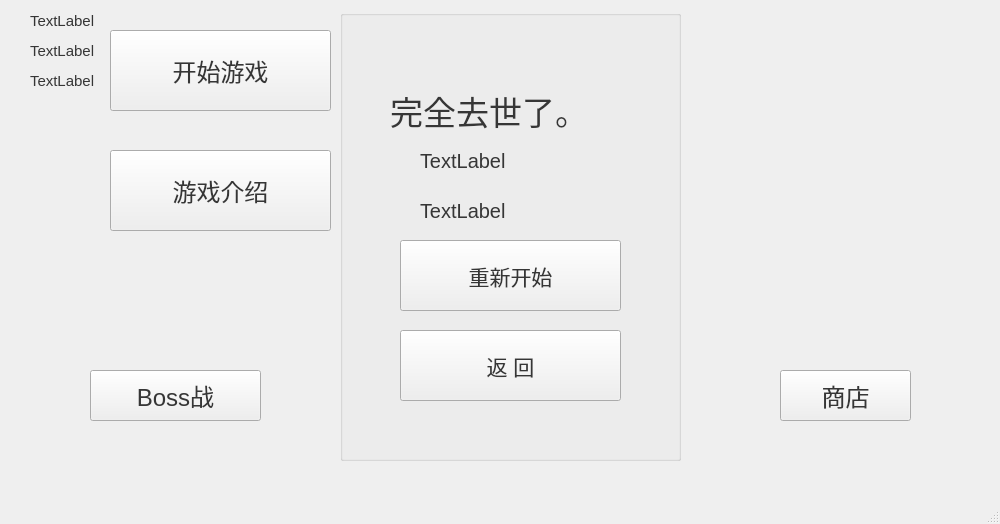
<?xml version="1.0" encoding="UTF-8"?>
<ui version="4.0">
 <class>MainWindow</class>
 <widget class="QMainWindow" name="MainWindow">
  <property name="geometry">
   <rect>
    <x>0</x>
    <y>0</y>
    <width>1000</width>
    <height>524</height>
   </rect>
  </property>
  <property name="minimumSize">
   <size>
    <width>686</width>
    <height>0</height>
   </size>
  </property>
  <property name="windowTitle">
   <string>MainWindow</string>
  </property>
  <widget class="QWidget" name="centralwidget">
   <widget class="QLabel" name="coin">
    <property name="geometry">
     <rect>
      <x>30</x>
      <y>10</y>
      <width>101</width>
      <height>21</height>
     </rect>
    </property>
    <property name="styleSheet">
     <string notr="true">color:rgb(52, 52, 52);
font: 11pt;</string>
    </property>
    <property name="text">
     <string>TextLabel</string>
    </property>
   </widget>
   <widget class="QLabel" name="distance">
    <property name="geometry">
     <rect>
      <x>30</x>
      <y>40</y>
      <width>171</width>
      <height>21</height>
     </rect>
    </property>
    <property name="styleSheet">
     <string notr="true">color: rgb(54,54,54);
font: 11pt;</string>
    </property>
    <property name="text">
     <string>TextLabel</string>
    </property>
   </widget>
   <widget class="QGroupBox" name="groupBox">
    <property name="geometry">
     <rect>
      <x>340</x>
      <y>10</y>
      <width>341</width>
      <height>451</height>
     </rect>
    </property>
    <property name="styleSheet">
     <string notr="true"/>
    </property>
    <property name="title">
     <string/>
    </property>
    <widget class="QPushButton" name="restart">
     <property name="geometry">
      <rect>
       <x>60</x>
       <y>230</y>
       <width>221</width>
       <height>71</height>
      </rect>
     </property>
     <property name="cursor">
      <cursorShape>PointingHandCursor</cursorShape>
     </property>
     <property name="styleSheet">
      <string notr="true">color: rgb(54, 54, 54);
font: 16pt;</string>
     </property>
     <property name="text">
      <string>重新开始</string>
     </property>
    </widget>
    <widget class="QPushButton" name="return_main">
     <property name="geometry">
      <rect>
       <x>60</x>
       <y>320</y>
       <width>221</width>
       <height>71</height>
      </rect>
     </property>
     <property name="cursor">
      <cursorShape>PointingHandCursor</cursorShape>
     </property>
     <property name="styleSheet">
      <string notr="true">color: rgb(54, 54, 54);
font: 16pt;</string>
     </property>
     <property name="text">
      <string>返 回</string>
     </property>
    </widget>
    <widget class="QLabel" name="over_score">
     <property name="geometry">
      <rect>
       <x>80</x>
       <y>140</y>
       <width>151</width>
       <height>21</height>
      </rect>
     </property>
     <property name="styleSheet">
      <string notr="true">color: rgb(54, 54, 54);
font: 15pt ;</string>
     </property>
     <property name="text">
      <string>TextLabel</string>
     </property>
    </widget>
    <widget class="QLabel" name="over_distance">
     <property name="geometry">
      <rect>
       <x>80</x>
       <y>190</y>
       <width>251</width>
       <height>21</height>
      </rect>
     </property>
     <property name="styleSheet">
      <string notr="true">color: rgb(54, 54, 54);
font: 15pt ;</string>
     </property>
     <property name="text">
      <string>TextLabel</string>
     </property>
    </widget>
    <widget class="QLabel" name="game_over">
     <property name="geometry">
      <rect>
       <x>50</x>
       <y>70</y>
       <width>251</width>
       <height>61</height>
      </rect>
     </property>
     <property name="styleSheet">
      <string notr="true">color: rgb(54, 54, 54);
font: 25pt ;</string>
     </property>
     <property name="text">
      <string>完全去世了。</string>
     </property>
    </widget>
   </widget>
   <widget class="QPushButton" name="start">
    <property name="geometry">
     <rect>
      <x>110</x>
      <y>30</y>
      <width>221</width>
      <height>81</height>
     </rect>
    </property>
    <property name="font">
     <font>
      <family>Microsoft Yi Baiti</family>
      <pointsize>18</pointsize>
      <weight>50</weight>
      <italic>false</italic>
      <bold>false</bold>
     </font>
    </property>
    <property name="cursor">
     <cursorShape>PointingHandCursor</cursorShape>
    </property>
    <property name="styleSheet">
     <string notr="true">color: rgb(54, 54, 54);
font: 18pt;</string>
    </property>
    <property name="text">
     <string>开始游戏</string>
    </property>
   </widget>
   <widget class="QPushButton" name="intro">
    <property name="geometry">
     <rect>
      <x>110</x>
      <y>150</y>
      <width>221</width>
      <height>81</height>
     </rect>
    </property>
    <property name="cursor">
     <cursorShape>PointingHandCursor</cursorShape>
    </property>
    <property name="styleSheet">
     <string notr="true">color: rgb(54, 54,54);
font: 18pt;</string>
    </property>
    <property name="text">
     <string>游戏介绍</string>
    </property>
   </widget>
   <widget class="QLabel" name="record">
    <property name="geometry">
     <rect>
      <x>30</x>
      <y>70</y>
      <width>171</width>
      <height>21</height>
     </rect>
    </property>
    <property name="styleSheet">
     <string notr="true">color: rgb(54,54,54);
font: 11pt;</string>
    </property>
    <property name="text">
     <string>TextLabel</string>
    </property>
   </widget>
   <widget class="QPushButton" name="store">
    <property name="geometry">
     <rect>
      <x>780</x>
      <y>370</y>
      <width>131</width>
      <height>51</height>
     </rect>
    </property>
    <property name="cursor">
     <cursorShape>PointingHandCursor</cursorShape>
    </property>
    <property name="styleSheet">
     <string notr="true">color: rgb(54, 54,54);
font: 18pt;</string>
    </property>
    <property name="text">
     <string>商店</string>
    </property>
   </widget>
   <widget class="QPushButton" name="bossmode">
    <property name="geometry">
     <rect>
      <x>90</x>
      <y>370</y>
      <width>171</width>
      <height>51</height>
     </rect>
    </property>
    <property name="cursor">
     <cursorShape>PointingHandCursor</cursorShape>
    </property>
    <property name="styleSheet">
     <string notr="true">color: rgb(54, 54,54);
font: 18pt;</string>
    </property>
    <property name="text">
     <string>Boss战</string>
    </property>
   </widget>
  </widget>
  <widget class="QMenuBar" name="menubar">
   <property name="geometry">
    <rect>
     <x>0</x>
     <y>0</y>
     <width>1000</width>
     <height>25</height>
    </rect>
   </property>
  </widget>
  <widget class="QStatusBar" name="statusbar"/>
 </widget>
 <resources/>
 <connections/>
</ui>
